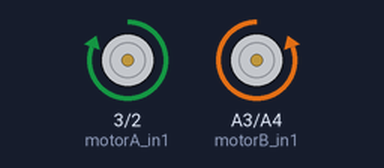
Recording of a sketch running on a simulated Arduino Uno, built with avr-gcc and run on an emulated ATmega328P. On the bench: motor-driver pin pairs drawn as motors (green arrow = first pin HIGH = forward, orange = second pin HIGH = backward, longer = more drive, scaled by the enable pin).

Above: at 0.1 s.
At 36.1 s:
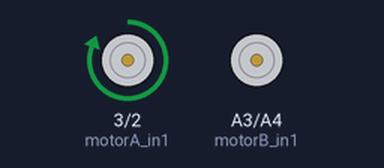
At 61.1 s:
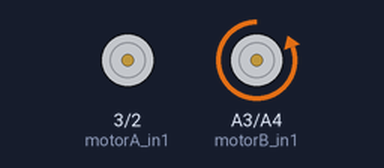
At 126.1 s:
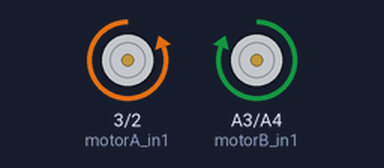
Timing chart, 0 to 127.6 s (numbered marks = the images above):
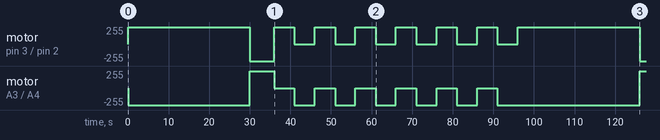

The sketch:

L293D_Control_Motors.ino
```cpp
// === Motor Pin Assignments ===

// Motor A (Left Front)
const int motorA_in1 = 3;
const int motorA_in2 = 2;
const int motorA_en  = 4;

// Motor B (Right Front)
const int motorB_in1 = A3;
const int motorB_in2 = A4;
const int motorB_en  = A5;

void setup() {
  // Set all motor control pins as OUTPUT
  pinMode(motorA_in1, OUTPUT);
  pinMode(motorA_in2, OUTPUT);
  pinMode(motorA_en,  OUTPUT);

  pinMode(motorB_in1, OUTPUT);
  pinMode(motorB_in2, OUTPUT);
  pinMode(motorB_en,  OUTPUT);

  // Enable the motors (set EN pins HIGH)
  digitalWrite(motorA_en, HIGH);
  digitalWrite(motorB_en, HIGH);
}

void moveForward() {
  digitalWrite(motorA_in1, HIGH);
  digitalWrite(motorA_in2, LOW);
  digitalWrite(motorB_in1, LOW);
  digitalWrite(motorB_in2, HIGH);
}

void moveBackward() {
  digitalWrite(motorA_in1, LOW);
  digitalWrite(motorA_in2, HIGH);
  digitalWrite(motorB_in1, HIGH);
  digitalWrite(motorB_in2, LOW);
}

void turnRight() {
  digitalWrite(motorA_in1, HIGH);
  digitalWrite(motorA_in2, LOW);
  digitalWrite(motorB_in1, LOW);
  digitalWrite(motorB_in2, LOW);
}

void turnLeft() {
  digitalWrite(motorA_in1, LOW);
  digitalWrite(motorA_in2, LOW);
  digitalWrite(motorB_in1, LOW);
  digitalWrite(motorB_in2, HIGH);
}

void loop() {
  // 1. Move forward for 30 seconds
  moveForward();
  delay(30000);  // 30,000 ms = 30 sec

  // 2. Move backward for 1 minute
  moveBackward();
  delay(6000);  // 60,000 ms = 1 minute

  // 3. Alternate between left and right for 1 minute (6 cycles)
  for (int i = 0; i < 6; i++) {
    turnRight();
    delay(5000);  // 5 seconds

    turnLeft();
    delay(5000);  // 5 seconds
  }
}
```

Measured:
- by itself, motor on A3 (motorB_in1) / A4 (motorB_in2): stopped → backward 255/255 at 0.00 s, → forward 255/255 30.0 s later, → stopped 6.0 s later, → backward 255/255 5.0 s later, … (15 changes in this stretch)
- by itself, motor on pin 3 (motorA_in1) / pin 2 (motorA_in2): stopped → forward 255/255 at 0.00 s, → backward 255/255 30.0 s later, → forward 255/255 6.0 s later, → stopped 5.0 s later, … (16 changes in this stretch)
